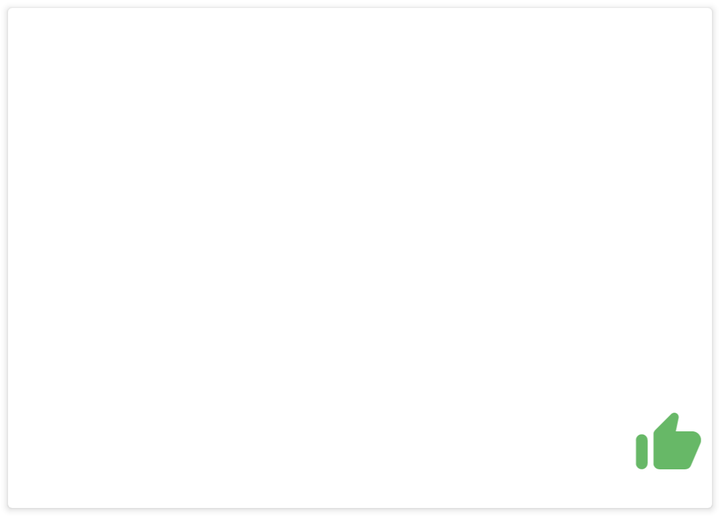
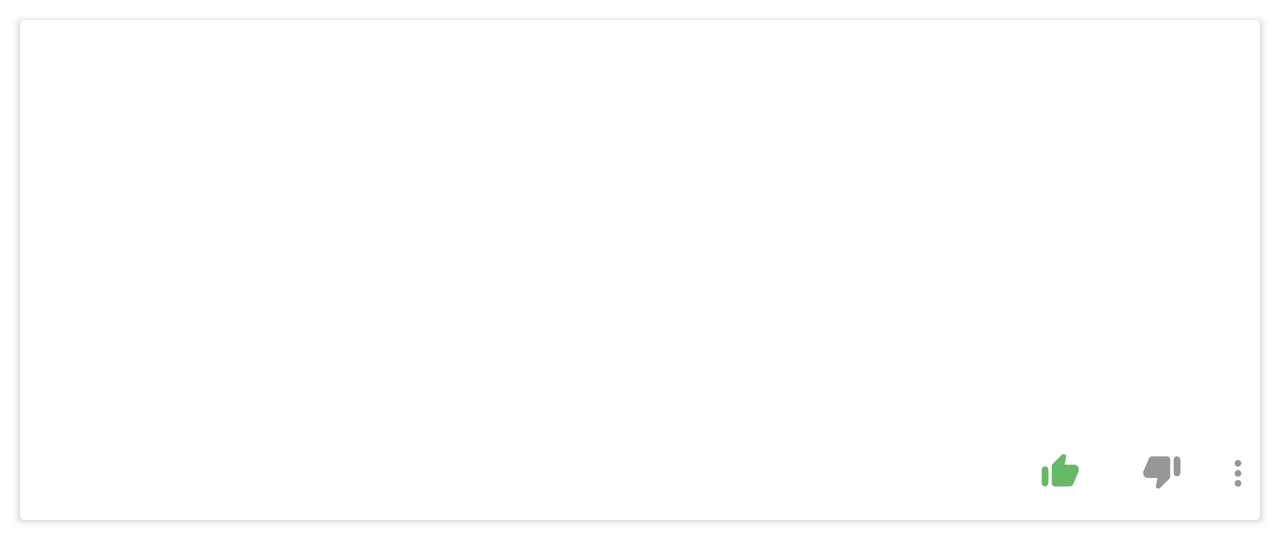

One screen, two layout resources from the same app: the default and the repository's alternative for another configuration. Each is rendered where Android would select it; the XML of both is given below.
<!-- AndroidManifest.xml: application theme Theme.AppWithCats -->
<!-- res/layout/item.xml -->
<?xml version="1.0" encoding="utf-8"?>
<androidx.cardview.widget.CardView xmlns:android="http://schemas.android.com/apk/res/android"
    xmlns:app="http://schemas.android.com/apk/res-auto"
    android:id="@+id/card_view"
    android:layout_width="match_parent"
    android:layout_height="250dp"
    android:layout_margin="4dp"
    android:background="@color/white"
    app:cardBackgroundColor="@color/white">


    <ImageView
        android:id="@+id/dislike"
        android:layout_width="43dp"
        android:layout_height="35dp"
        android:layout_marginLeft="350dp"
        android:layout_marginTop="200dp"
        app:srcCompat="@drawable/dislike" />

    <ImageView
        android:id="@+id/like"
        android:layout_width="60dp"
        android:layout_height="35dp"
        android:layout_marginTop="200dp"
        android:layout_marginLeft="300dp"
        app:srcCompat="@drawable/like" />

    <ImageView
            android:id="@+id/image"
            android:layout_width="400dp"
            android:layout_height="190dp"
            android:scaleType="centerCrop"
            app:srcCompat="@drawable/ic_launcher_foreground" />



</androidx.cardview.widget.CardView>
<!-- resources referenced by this layout -->
<resources>
  <color name="white">#FFFFFFFF</color>
  <!-- drawable dislike (drawable) -->
  <vector android:height="24dp" android:tint="@color/grey"
      android:viewportHeight="24" android:viewportWidth="24"
      android:width="24dp" xmlns:android="http://schemas.android.com/apk/res/android">
      <path android:fillColor="@color/grey" android:pathData="M10.88,21.94l5.53,-5.54c0.37,-0.37 0.58,-0.88 0.58,-1.41V5c0,-1.1 -0.9,-2 -2,-2H6c-0.8,0 -1.52,0.48 -1.83,1.21L0.91,11.82C0.06,13.8 1.51,16 3.66,16h5.65l-0.95,4.58c-0.1,0.5 0.05,1.01 0.41,1.37 0.59,0.58 1.53,0.58 2.11,-0.01zM21,3c-1.1,0 -2,0.9 -2,2v8c0,1.1 0.9,2 2,2s2,-0.9 2,-2V5c0,-1.1 -0.9,-2 -2,-2z"/>
  </vector>
  <!-- drawable like (drawable) -->
  <vector android:height="24dp" android:tint="#67B867"
      android:viewportHeight="24" android:viewportWidth="24"
      android:width="24dp" xmlns:android="http://schemas.android.com/apk/res/android">
      <path android:fillColor="@android:color/white" android:pathData="M13.12,2.06L7.58,7.6C7.21,7.97 7,8.48 7,9.01V19c0,1.1 0.9,2 2,2h9c0.8,0 1.52,-0.48 1.84,-1.21l3.26,-7.61C23.94,10.2 22.49,8 20.34,8h-5.65l0.95,-4.58c0.1,-0.5 -0.05,-1.01 -0.41,-1.37C14.64,1.47 13.7,1.47 13.12,2.06zM3,21c1.1,0 2,-0.9 2,-2v-8c0,-1.1 -0.9,-2 -2,-2s-2,0.9 -2,2v8C1,20.1 1.9,21 3,21z"/>
  </vector>
  <style name="Theme.AppWithCats" parent="Theme.MaterialComponents.DayNight.DarkActionBar">
          
          <item name="colorPrimary">@color/purple_500</item>
          <item name="colorPrimaryVariant">@color/purple_700</item>
          <item name="colorOnPrimary">@color/white</item>
          
          <item name="colorSecondary">@color/teal_200</item>
          <item name="colorSecondaryVariant">@color/teal_700</item>
          <item name="colorOnSecondary">@color/black</item>
          
          <item name="android:statusBarColor" tools:targetApi="l">?attr/colorPrimaryVariant</item>
          
      </style>
  <color name="grey">#979797</color>
  <color name="teal_200">#FF03DAC5</color>
  <color name="teal_700">#FF018786</color>
  <color name="black">#FF000000</color>
</resources>
<!-- res/layout-land/item.xml (the repository's variant of the layout above) -->
<!-- drawn on the phone turned sideways -->
<?xml version="1.0" encoding="utf-8"?>
<layout xmlns:android="http://schemas.android.com/apk/res/android"
    xmlns:app="http://schemas.android.com/apk/res-auto">

    <data>

        <variable
            name="viewModel"
            type="com.example.appwithcats.view.cats.viemodel.CatViewModel" />
    </data>

    <androidx.cardview.widget.CardView
        android:id="@+id/card_view"
        android:layout_width="match_parent"
        android:layout_height="250dp"
        android:layout_margin="10dp"
        android:background="@color/white"
        app:cardBackgroundColor="@color/white">

        <androidx.constraintlayout.widget.ConstraintLayout
            android:layout_width="match_parent"
            android:layout_height="match_parent"
            android:layout_margin="0dp">

            <ImageView
                android:id="@+id/image"
                android:layout_width="714dp"
                android:layout_height="203dp"
                android:layout_alignParentLeft="true"
                android:layout_alignParentTop="true"
                android:scaleType="centerCrop"
                app:layout_constraintBottom_toBottomOf="parent"
                app:layout_constraintEnd_toEndOf="parent"
                app:layout_constraintHorizontal_bias="0.0"
                app:layout_constraintStart_toStartOf="parent"
                app:layout_constraintTop_toTopOf="parent"
                app:layout_constraintVertical_bias="0.0"
                app:srcCompat="@drawable/ic_launcher_foreground" />

            <ImageView
                android:id="@+id/dislike"
                android:layout_width="22dp"
                android:layout_height="20dp"
                android:layout_centerHorizontal="true"
                android:layout_centerVertical="true"
                android:layout_marginEnd="16dp"
                android:onClick="@{() -> viewModel.onDislikeClicked()}"
                app:layout_constraintBottom_toBottomOf="parent"
                app:layout_constraintEnd_toStartOf="@+id/more"
                app:layout_constraintTop_toBottomOf="@+id/image"
                app:layout_constraintVertical_bias="0.466"
                app:srcCompat="@drawable/dislike" />

            <ImageView
                android:id="@+id/like"
                android:layout_width="22dp"
                android:layout_height="20dp"
                android:onClick="@{() -> viewModel.onLikeClicked()}"
                app:layout_constraintBottom_toBottomOf="parent"
                app:layout_constraintEnd_toStartOf="@+id/dislike"
                app:layout_constraintHorizontal_bias="0.946"
                app:layout_constraintStart_toStartOf="parent"
                app:layout_constraintTop_toBottomOf="@+id/image"
                app:layout_constraintVertical_bias="0.466"
                app:srcCompat="@drawable/like" />

            <ImageView
                android:id="@+id/more"
                android:layout_width="22dp"
                android:layout_height="20dp"
                app:layout_constraintBottom_toBottomOf="parent"

                app:layout_constraintEnd_toEndOf="parent"
                app:layout_constraintTop_toBottomOf="@+id/image"
                app:srcCompat="@drawable/more" />


        </androidx.constraintlayout.widget.ConstraintLayout>

    </androidx.cardview.widget.CardView>
</layout>
<!-- resources referenced by the variant -->
<!-- as the phone turned sideways resolves them -->
<resources>
  <color name="white">#FFFFFFFF</color>
  <!-- drawable dislike (drawable) -->
  <vector android:height="24dp" android:tint="@color/grey"
      android:viewportHeight="24" android:viewportWidth="24"
      android:width="24dp" xmlns:android="http://schemas.android.com/apk/res/android">
      <path android:fillColor="@color/grey" android:pathData="M10.88,21.94l5.53,-5.54c0.37,-0.37 0.58,-0.88 0.58,-1.41V5c0,-1.1 -0.9,-2 -2,-2H6c-0.8,0 -1.52,0.48 -1.83,1.21L0.91,11.82C0.06,13.8 1.51,16 3.66,16h5.65l-0.95,4.58c-0.1,0.5 0.05,1.01 0.41,1.37 0.59,0.58 1.53,0.58 2.11,-0.01zM21,3c-1.1,0 -2,0.9 -2,2v8c0,1.1 0.9,2 2,2s2,-0.9 2,-2V5c0,-1.1 -0.9,-2 -2,-2z"/>
  </vector>
  <!-- drawable like (drawable) -->
  <vector android:height="24dp" android:tint="#67B867"
      android:viewportHeight="24" android:viewportWidth="24"
      android:width="24dp" xmlns:android="http://schemas.android.com/apk/res/android">
      <path android:fillColor="@android:color/white" android:pathData="M13.12,2.06L7.58,7.6C7.21,7.97 7,8.48 7,9.01V19c0,1.1 0.9,2 2,2h9c0.8,0 1.52,-0.48 1.84,-1.21l3.26,-7.61C23.94,10.2 22.49,8 20.34,8h-5.65l0.95,-4.58c0.1,-0.5 -0.05,-1.01 -0.41,-1.37C14.64,1.47 13.7,1.47 13.12,2.06zM3,21c1.1,0 2,-0.9 2,-2v-8c0,-1.1 -0.9,-2 -2,-2s-2,0.9 -2,2v8C1,20.1 1.9,21 3,21z"/>
  </vector>
  <!-- drawable more (drawable) -->
  <vector android:height="24dp" android:tint="@color/grey"
      android:viewportHeight="24" android:viewportWidth="24"
      android:width="24dp" xmlns:android="http://schemas.android.com/apk/res/android">
      <path android:fillColor="@color/grey" android:pathData="M12,8c1.1,0 2,-0.9 2,-2s-0.9,-2 -2,-2 -2,0.9 -2,2 0.9,2 2,2zM12,10c-1.1,0 -2,0.9 -2,2s0.9,2 2,2 2,-0.9 2,-2 -0.9,-2 -2,-2zM12,16c-1.1,0 -2,0.9 -2,2s0.9,2 2,2 2,-0.9 2,-2 -0.9,-2 -2,-2z"/>
  </vector>
  <style name="Theme.AppWithCats" parent="Theme.MaterialComponents.DayNight.DarkActionBar">
          
          <item name="colorPrimary">@color/purple_500</item>
          <item name="colorPrimaryVariant">@color/purple_700</item>
          <item name="colorOnPrimary">@color/white</item>
          
          <item name="colorSecondary">@color/teal_200</item>
          <item name="colorSecondaryVariant">@color/teal_700</item>
          <item name="colorOnSecondary">@color/black</item>
          
          <item name="android:statusBarColor" tools:targetApi="l">?attr/colorPrimaryVariant</item>
          
      </style>
  <color name="grey">#979797</color>
  <color name="teal_200">#FF03DAC5</color>
  <color name="teal_700">#FF018786</color>
  <color name="black">#FF000000</color>
</resources>
